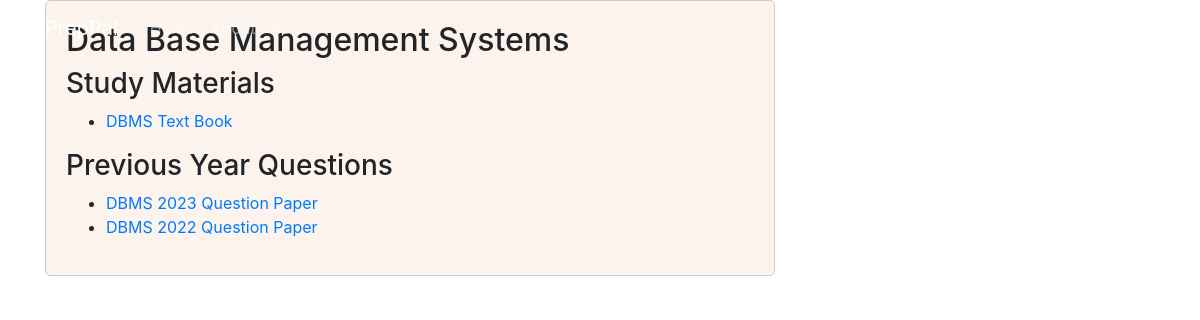
/subject/3/, run on the app's committed database.
### blog/models.py (models this page shows, shortened)
class Subject(models.Model):
    name = models.CharField(max_length=100)

class StudyMaterial(models.Model):
    subject = models.ForeignKey('Subject', on_delete=models.CASCADE, related_name='study_materials')
    title = models.CharField(max_length=200)
    file = models.FileField(upload_to='study_materials/')
    link = models.URLField(blank=True)

class PreviousYearQuestion(models.Model):
    subject = models.ForeignKey('Subject', on_delete=models.CASCADE)
    title = models.CharField(max_length=200)
    file = models.FileField(upload_to='previous_year_questions/', blank=True, null=True)
    link = models.URLField(blank=True)

### blog/views.py (the view)
# urls.py: path('subject/<int:subject_id>/', views.subject_detail, name='subject-detail'),
def subject_detail(request, subject_id):
    subject = get_object_or_404(Subject, id=subject_id)
    study_materials = subject.study_materials.all()
    previous_questions = subject.previousyearquestion_set.all()
    return render(request, 'blog/subject_detail.html', {
        'subject': subject,
        'study_materials': study_materials,
        'previous_questions': previous_questions
    })

### blog/templates/blog/subject_detail.html
{% extends "blog/base.html" %}
{% block content %}
    <div class="section">
        <h2>{{ subject.name }}</h2>
        <div class="tab-container">
            <h3>Study Materials</h3>
            <ul class="subject-list">
                {% for material in study_materials %}
                    <li>
                        {% if material.file %}
                            <a href="{{ material.file.url }}">{{ material.title }}</a>
                        {% elif material.link %}
                            <a href="{{ material.link }}">{{ material.title }}</a>
                        {% endif %}
                    </li>
                {% endfor %}
            </ul>
        </div>
        <div class="tab-container">
            <h3>Previous Year Questions</h3>
            <ul class="subject-list">
                {% for question in previous_questions %}
                    <li>
                        {% if question.file %}
                            <a href="{{ question.file.url }}">{{ question.title }}</a>
                        {% elif question.link %}
                            <a href="{{ question.link }}">{{ question.title }}</a>
                        {% endif %}
                    </li>
                {% endfor %}
            </ul>
        </div>
    </div>
{% endblock %}

### blog/static/blog/main.css (style rules this page uses)
body, html { margin: 0; padding: 0; }
.section { background-color: #fcf3ec; border: 1px solid #ccc; padding: 20px; border-radius: 5px; margin-bottom: 20px; }
.section h2 { margin-top: 0; }

### data on the page
Subject: name "Data Base Management Systems"
StudyMaterial: title "DBMS Text Book"
PreviousYearQuestion: title "DBMS 2023 Question Paper"
PreviousYearQuestion: title "DBMS 2022 Question Paper"
